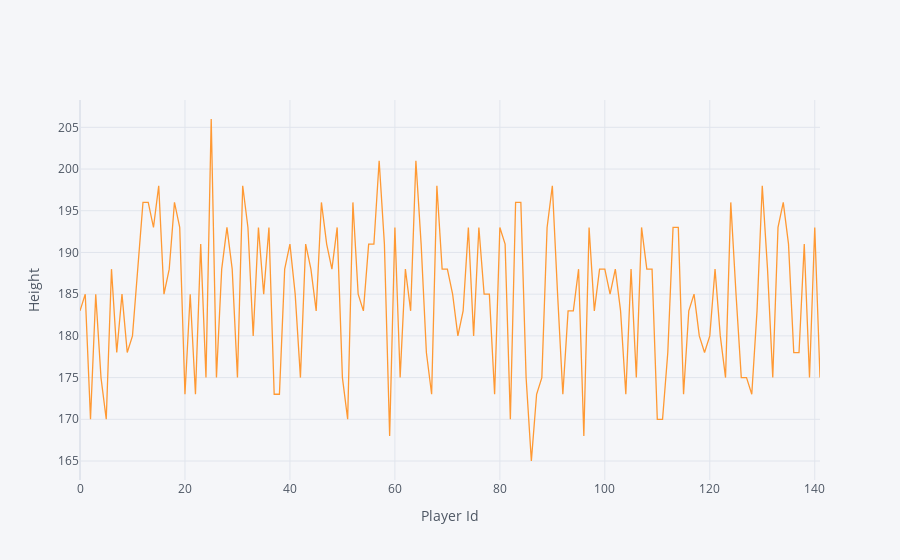

Write notebook code for a chart like this one.
### Markdown cell above
Most of the game-related stats have a very high range of values which can be explained by the fact that the dataset contains data on both players that play the majority of games and also players that may spend almost the entirety of the season on the bench.

There are also some extremes in the weight and age columns. Feel free, if you'd like, to check which are the players with a very high (or low) age/weight and do some research on them. This is useful to confirm that they are simply outliers and not errors in the data.

### Code cell
# Heights
wnba['Height'].iplot(xTitle='Player Id', yTitle='Height')

### Figure 1 — Plotly figure (JSON) as saved in the notebook; plotly's stock layout.template omitted (floating-point values rounded to 4 significant figures; data arrays with more than 128 entries replaced by an {"elided": "..."} marker saying what was removed)
{"data": [{"line": {"color": "rgba(255, 153, 51, 1.0)", "dash": "solid", "shape": "linear", "width": 1.3}, "mode": "lines", "name": "Height", "text": "", "type": "scatter", "x": {"elided": "142 int values"}, "y": {"elided": "142 int values"}}], "layout": {"legend": {"bgcolor": "#F5F6F9", "font": {"color": "#4D5663"}}, "paper_bgcolor": "#F5F6F9", "plot_bgcolor": "#F5F6F9", "title": {"font": {"color": "#4D5663"}}, "xaxis": {"gridcolor": "#E1E5ED", "showgrid": true, "tickfont": {"color": "#4D5663"}, "title": {"font": {"color": "#4D5663"}, "text": "Player Id"}, "zerolinecolor": "#E1E5ED"}, "yaxis": {"gridcolor": "#E1E5ED", "showgrid": true, "tickfont": {"color": "#4D5663"}, "title": {"font": {"color": "#4D5663"}, "text": "Height"}, "zerolinecolor": "#E1E5ED"}}}
